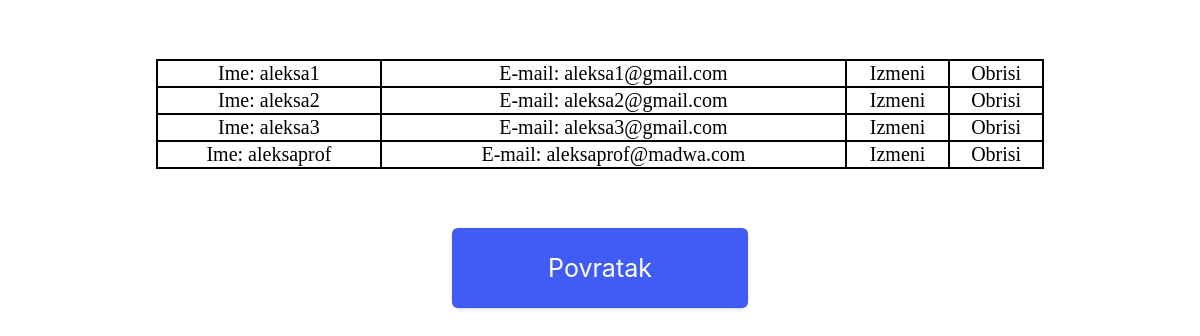
Page /promenaSifre.php (signed in) on the committed database.
### tables this page shows
CREATE TABLE `skola_login` (
  `id` int(11) NOT NULL,
  `uid` varchar(255) NOT NULL,
  `pwd` varchar(255) NOT NULL,
  `email` varchar(255) NOT NULL,
  `authID` int(11) NOT NULL
);

### classes/dbh.php (called while the page is built, shortened)
<?php
class Dbh{
    protected function connect() {
        try{
            $username = "root";
            $password = "";
            $dbh = new PDO('mysql:host=localhost;dbname=php_dev', $username, $password);
            return $dbh;
        }catch (PDOException $e){
            print 'Error: ' . $e->getMessage() . "<br/>";
            die();
        }
    }
    public function getUsersDbh(){
        $sql = "SELECT * FROM skola_login";
        $stmt = $this->connect()->query($sql);
        return $stmt;
    }
}

### promenaSifre.php (the view, shortened to what this page needs)
<?php
if(isset($_SESSION['userid']) && $_SESSION['authID'] == 0):
    include "classes/dbh.php";
    $ime = new Dbh();
    $imena = $ime->getUsersDbh();
    ?>
    <!DOCTYPE html>
    <html>
    <head>
        <link rel ="stylesheet" type="text/css" href="style.css">
    </head>
    <body>
    <div>
        <form method="post" class="formPwd">
            <table>
                <?php
                foreach ($imena as $key => $value):
                    ?>
                    <tr>
                        <td>
                            Ime: <?= $value['uid'] ?>
                        </td>
                        <td>
                            E-mail: <?= $value['email'] ?>
                        </td>
                        <td>
                            <a class="linkTable" href="includes/editSifra.php?id=<?= $value['id'] ?>">Izmeni</a>
                        </td>
                        <td>
                            <a class="linkTable" href="includes/deleteSifra.php?id=<?= $value['id'] ?>">Obrisi</a>
                        </td>
                    </tr>
                <?php endforeach; ?>
            </table>
        </form>
        <button class="formBtn" id="povratak" style="height:80px;" onclick="document.location='index.php'">Povratak</button>
    </div>
    </body>
    </html>
<?php else:
    header('Location: fileUpload.php?error=pleaseLogIn');
endif;
?>
</body>
</html>

### style.css (style rules this page uses)
body { height:100%; }
.formBtn { margin:10% auto; clear:both; float:left; font-size: 20px; }
.formBtn { appearance: button; backface-visibility: hidden; background-color: #405cf5; border-radius: 6px; border-width: 0; box-shadow: rgba(50, 50, 93, .1) 0 0 0 1px inset,rgba(50, 50, 93, .1) 0 2px 5px 0,rgba(0, 0, 0, .07) 0 1px 1px 0; box-sizing: border-box; color: #fff; cursor: pointer; font-family: -apple-system,system-ui,"Segoe UI",Roboto,"Helvetica Neue",Ubuntu,sans-serif; font-size: 25px; height: 13%; line-height: 1.15; margin:5% auto; margin-left: 30%; outline: none; overflow: hidden; padding: 0 25px; position: relative; text-align: center; text-transform: none; transform: translateZ(0); transition: all .2s,box-shadow .08s ease-in; user-select: none; -webkit-user-select: none; touch-action: manipulation; width: 40%; clear:both; float:left; }
#povratak { width:25%; height:8%; margin-left: 37.5%; }
table { width:100%; font-size: 20px; text-align: center; }
table,th, td { border:2px solid black; border-collapse:collapse; }
.linkTable { text-decoration: none; font-style: normal; color:black; }
.formPwd { margin-top: 5%; width:75%; margin-left:12.5%; }

### rows in the picture
skola_login: uid "aleksa1", email "aleksa1@gmail.com"
skola_login: uid "aleksa2", email "aleksa2@gmail.com"
skola_login: uid "aleksa3", email "aleksa3@gmail.com"
skola_login: uid "aleksaprof", email "aleksaprof@madwa.com"
